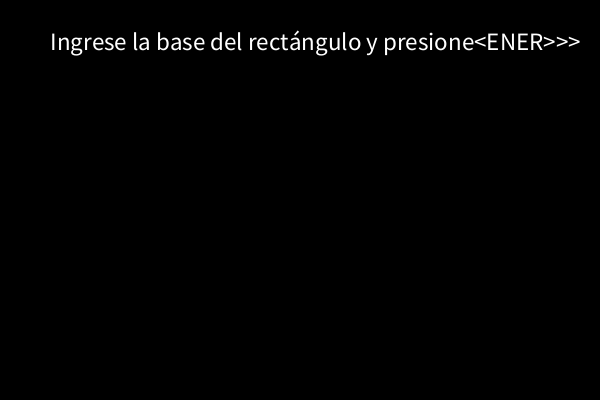
Frame 1 (no input)
Frame 60 (the mouse pressed at the canvas centre just before this capture): identical to frame 1, image omitted
Frame 120 (the mouse held since frame 60 and released just before this capture): identical to frame 1, image omitted

The Processing sketch that drew this single still picture (run headless with seeded random() and noise(); from frame 60 on, the mouse is pressed at the canvas centre):

// Processing sketch: TP01_Raskovsky_David_Adrian_EJ_13_CALCULAR_AREA_PERIMETRO_pde
// ── TP01_Raskovsky_David_Adrian_EJ_13_CALCULAR_AREA_PERIMETRO_pde.pde

String[] inputs = new String[2];
int inputIndex = 0;
String currentInput = "";

void setup() {
  size(600, 400);
  background(0);     // Color de fondo
  textSize(25);
  println("Ingrese la base del rectángulo: ");
  text("Ingrese la base del rectángulo y presione<ENER>>> ",width/4-100,  height/2 -150);
}

void draw() {
  if (inputIndex == 2) {
    float base = int(inputs[0]);
    float altura = int(inputs[1]);
    float perimetro = (base + altura)*2;
    float area = base * altura;
    println("El perímetro del rectángulo es: " + perimetro);
    text("El perímetro del rectángulo es: " + perimetro, width/4-120, height/2 +20);
    println("El área del rectángulo es: " + area);
    text("El área del rectángulo: "+ area , width/4-120, height - 200);
    noLoop();
  }
}

void keyPressed() {
  if (key != '\n') {
    currentInput += key;
  } else {
    inputs[inputIndex] = currentInput;
    inputIndex++;
   
    if (inputIndex == 1) {
      println("Ingrese la altura del rectángulo: ");
      text("El Ingrese la altura del rectángulo: " , width/4-120, height/2 - 80);
    }
    currentInput = "";
  }
}
